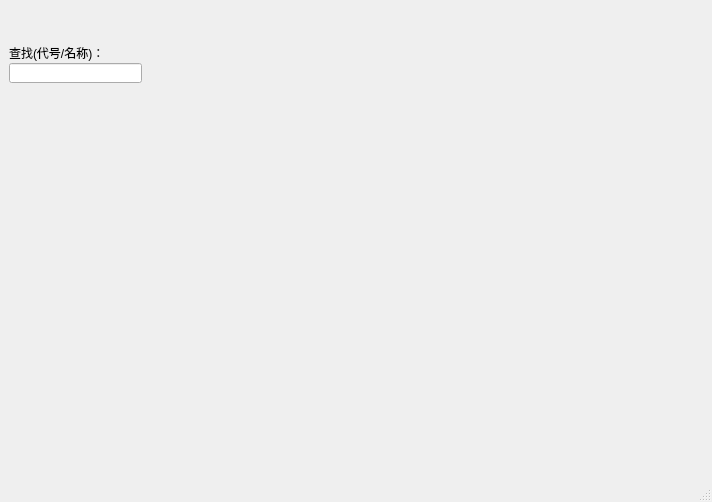
<?xml version="1.0" encoding="UTF-8"?>
<ui version="4.0">
 <class>MainWindow</class>
 <widget class="QMainWindow" name="MainWindow">
  <property name="geometry">
   <rect>
    <x>0</x>
    <y>0</y>
    <width>712</width>
    <height>502</height>
   </rect>
  </property>
  <property name="windowTitle">
   <string>StockForcast</string>
  </property>
  <widget class="QWidget" name="centralWidget">
   <widget class="QLabel" name="labelCurrentTime">
    <property name="geometry">
     <rect>
      <x>9</x>
      <y>89</y>
      <width>16</width>
      <height>16</height>
     </rect>
    </property>
    <property name="text">
     <string/>
    </property>
   </widget>
   <widget class="QLabel" name="labelFind">
    <property name="geometry">
     <rect>
      <x>9</x>
      <y>45</y>
      <width>102</width>
      <height>16</height>
     </rect>
    </property>
    <property name="sizePolicy">
     <sizepolicy hsizetype="Preferred" vsizetype="Fixed">
      <horstretch>0</horstretch>
      <verstretch>10</verstretch>
     </sizepolicy>
    </property>
    <property name="text">
     <string>查找(代号/名称)：</string>
    </property>
   </widget>
   <widget class="QLineEdit" name="EdtFind">
    <property name="geometry">
     <rect>
      <x>9</x>
      <y>63</y>
      <width>133</width>
      <height>20</height>
     </rect>
    </property>
   </widget>
  </widget>
  <widget class="QStatusBar" name="statusBar"/>
  <action name="action">
   <property name="text">
    <string>?</string>
   </property>
  </action>
  <action name="actionExit">
   <property name="icon">
    <iconset resource="res.qrc">
     <normaloff>:/gif/1.gif</normaloff>:/gif/1.gif</iconset>
   </property>
   <property name="text">
    <string>退出(&amp;x)</string>
   </property>
   <property name="shortcut">
    <string>Ctrl+Q</string>
   </property>
  </action>
 </widget>
 <layoutdefault spacing="6" margin="11"/>
 <resources>
  <include location="res.qrc"/>
 </resources>
 <connections/>
</ui>
